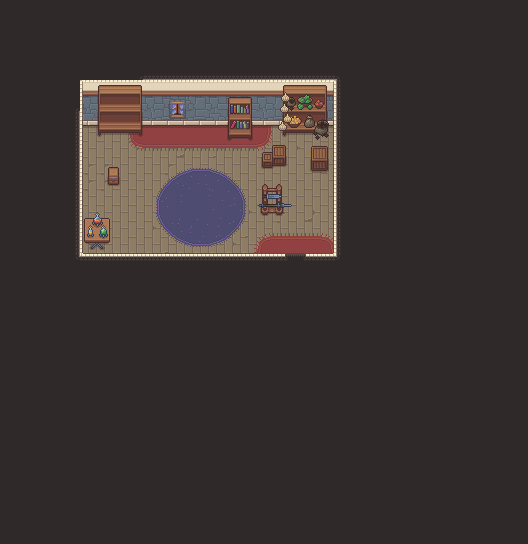

Below is a game level as drawn by its tile map, then a one-line description and the .tmx that defines it (tile-layer data replaced by summaries):
An orthogonal 33x34 tile map with 16x16 px tiles, 6 tile layers (Floor, Tile Layer 6, Boxes, Walls, ...), 3 tilesets and 17 objects (Player, Door).

<map version="1.10" tiledversion="1.11.2" orientation="orthogonal" renderorder="right-down" width="33" height="34" tilewidth="16" tileheight="16" infinite="0" nextlayerid="26" nextobjectid="24">
 <tileset firstgid="1" name="walls_floor" tilewidth="16" tileheight="16" tilecount="176" columns="11">
  <image source="Tiled_files/walls_floor.png" width="176" height="256" />
 </tileset>
 <tileset firstgid="177" name="Interior" tilewidth="16" tileheight="16" tilecount="378" columns="14">
  <image source="Tiled_files/Interior.png" width="224" height="432" />
 </tileset>
 <tileset firstgid="555" name="Doors_windows_animation" tilewidth="16" tileheight="16" tilecount="204" columns="17">
  <image source="Tiled_files/Doors_windows_animation.png" width="272" height="192" />
  <tile id="0">
   <animation>
    <frame tileid="0" duration="600" />
    <frame tileid="34" duration="150" />
    <frame tileid="68" duration="150" />
    <frame tileid="102" duration="600" />
    <frame tileid="136" duration="150" />
    <frame tileid="170" duration="150" />
   </animation>
  </tile>
  <tile id="1">
   <animation>
    <frame tileid="1" duration="600" />
    <frame tileid="35" duration="150" />
    <frame tileid="69" duration="150" />
    <frame tileid="103" duration="600" />
    <frame tileid="137" duration="150" />
    <frame tileid="171" duration="150" />
   </animation>
  </tile>
  <tile id="2">
   <animation>
    <frame tileid="2" duration="600" />
    <frame tileid="36" duration="150" />
    <frame tileid="70" duration="150" />
    <frame tileid="104" duration="600" />
    <frame tileid="138" duration="150" />
    <frame tileid="172" duration="150" />
   </animation>
  </tile>
  <tile id="3">
   <animation>
    <frame tileid="3" duration="600" />
    <frame tileid="37" duration="150" />
    <frame tileid="71" duration="150" />
    <frame tileid="105" duration="600" />
    <frame tileid="139" duration="150" />
    <frame tileid="173" duration="150" />
   </animation>
  </tile>
  <tile id="4">
   <animation>
    <frame tileid="4" duration="600" />
    <frame tileid="38" duration="150" />
    <frame tileid="72" duration="150" />
    <frame tileid="106" duration="600" />
    <frame tileid="140" duration="150" />
    <frame tileid="174" duration="150" />
   </animation>
  </tile>
  <tile id="5">
   <animation>
    <frame tileid="5" duration="600" />
    <frame tileid="39" duration="150" />
    <frame tileid="73" duration="150" />
    <frame tileid="107" duration="600" />
    <frame tileid="141" duration="150" />
    <frame tileid="175" duration="150" />
   </animation>
  </tile>
  <tile id="6">
   <animation>
    <frame tileid="6" duration="600" />
    <frame tileid="40" duration="150" />
    <frame tileid="74" duration="150" />
    <frame tileid="108" duration="600" />
    <frame tileid="142" duration="150" />
    <frame tileid="176" duration="150" />
   </animation>
  </tile>
  <tile id="7">
   <animation>
    <frame tileid="7" duration="600" />
    <frame tileid="41" duration="150" />
    <frame tileid="75" duration="150" />
    <frame tileid="109" duration="600" />
    <frame tileid="143" duration="150" />
    <frame tileid="177" duration="150" />
   </animation>
  </tile>
  <tile id="8">
   <animation>
    <frame tileid="8" duration="600" />
    <frame tileid="42" duration="150" />
    <frame tileid="76" duration="150" />
    <frame tileid="110" duration="600" />
    <frame tileid="144" duration="150" />
    <frame tileid="178" duration="150" />
   </animation>
  </tile>
  <tile id="9">
   <animation>
    <frame tileid="9" duration="600" />
    <frame tileid="43" duration="150" />
    <frame tileid="77" duration="150" />
    <frame tileid="111" duration="600" />
    <frame tileid="145" duration="150" />
    <frame tileid="179" duration="150" />
   </animation>
  </tile>
  <tile id="10">
   <animation>
    <frame tileid="10" duration="600" />
    <frame tileid="44" duration="150" />
    <frame tileid="78" duration="150" />
    <frame tileid="112" duration="600" />
    <frame tileid="146" duration="150" />
    <frame tileid="180" duration="150" />
   </animation>
  </tile>
  <tile id="11">
   <animation>
    <frame tileid="11" duration="600" />
    <frame tileid="45" duration="150" />
    <frame tileid="79" duration="150" />
    <frame tileid="113" duration="600" />
    <frame tileid="147" duration="150" />
    <frame tileid="181" duration="150" />
   </animation>
  </tile>
  <tile id="12">
   <animation>
    <frame tileid="12" duration="600" />
    <frame tileid="46" duration="150" />
    <frame tileid="80" duration="150" />
    <frame tileid="114" duration="600" />
    <frame tileid="148" duration="150" />
    <frame tileid="182" duration="150" />
   </animation>
  </tile>
  <tile id="13">
   <animation>
    <frame tileid="13" duration="600" />
    <frame tileid="47" duration="150" />
    <frame tileid="81" duration="150" />
    <frame tileid="115" duration="600" />
    <frame tileid="149" duration="150" />
    <frame tileid="183" duration="150" />
   </animation>
  </tile>
  <tile id="14">
   <animation>
    <frame tileid="14" duration="600" />
    <frame tileid="48" duration="150" />
    <frame tileid="82" duration="150" />
    <frame tileid="116" duration="600" />
    <frame tileid="150" duration="150" />
    <frame tileid="184" duration="150" />
   </animation>
  </tile>
  <tile id="15">
   <animation>
    <frame tileid="15" duration="600" />
    <frame tileid="49" duration="150" />
    <frame tileid="83" duration="150" />
    <frame tileid="117" duration="600" />
    <frame tileid="151" duration="150" />
    <frame tileid="185" duration="150" />
   </animation>
  </tile>
  <tile id="16">
   <animation>
    <frame tileid="16" duration="600" />
    <frame tileid="50" duration="150" />
    <frame tileid="84" duration="150" />
    <frame tileid="118" duration="600" />
    <frame tileid="152" duration="150" />
    <frame tileid="186" duration="150" />
   </animation>
  </tile>
  <tile id="17">
   <animation>
    <frame tileid="17" duration="600" />
    <frame tileid="51" duration="150" />
    <frame tileid="85" duration="150" />
    <frame tileid="119" duration="600" />
    <frame tileid="153" duration="150" />
    <frame tileid="187" duration="150" />
   </animation>
  </tile>
  <tile id="18">
   <animation>
    <frame tileid="18" duration="600" />
    <frame tileid="52" duration="150" />
    <frame tileid="86" duration="150" />
    <frame tileid="120" duration="600" />
    <frame tileid="154" duration="150" />
    <frame tileid="188" duration="150" />
   </animation>
  </tile>
  <tile id="19">
   <animation>
    <frame tileid="19" duration="600" />
    <frame tileid="53" duration="150" />
    <frame tileid="87" duration="150" />
    <frame tileid="121" duration="600" />
    <frame tileid="155" duration="150" />
    <frame tileid="189" duration="150" />
   </animation>
  </tile>
  <tile id="20">
   <animation>
    <frame tileid="20" duration="600" />
    <frame tileid="54" duration="150" />
    <frame tileid="88" duration="150" />
    <frame tileid="122" duration="600" />
    <frame tileid="156" duration="150" />
    <frame tileid="190" duration="150" />
   </animation>
  </tile>
  <tile id="21">
   <animation>
    <frame tileid="21" duration="600" />
    <frame tileid="55" duration="150" />
    <frame tileid="89" duration="150" />
    <frame tileid="123" duration="600" />
    <frame tileid="157" duration="150" />
    <frame tileid="191" duration="150" />
   </animation>
  </tile>
  <tile id="22">
   <animation>
    <frame tileid="22" duration="600" />
    <frame tileid="56" duration="150" />
    <frame tileid="90" duration="150" />
    <frame tileid="124" duration="600" />
    <frame tileid="158" duration="150" />
    <frame tileid="192" duration="150" />
   </animation>
  </tile>
  <tile id="23">
   <animation>
    <frame tileid="23" duration="600" />
    <frame tileid="57" duration="150" />
    <frame tileid="91" duration="150" />
    <frame tileid="125" duration="600" />
    <frame tileid="159" duration="150" />
    <frame tileid="193" duration="150" />
   </animation>
  </tile>
  <tile id="24">
   <animation>
    <frame tileid="24" duration="600" />
    <frame tileid="58" duration="150" />
    <frame tileid="92" duration="150" />
    <frame tileid="126" duration="600" />
    <frame tileid="160" duration="150" />
    <frame tileid="194" duration="150" />
   </animation>
  </tile>
  <tile id="25">
   <animation>
    <frame tileid="25" duration="600" />
    <frame tileid="59" duration="150" />
    <frame tileid="93" duration="150" />
    <frame tileid="127" duration="600" />
    <frame tileid="161" duration="150" />
    <frame tileid="195" duration="150" />
   </animation>
  </tile>
  <tile id="26">
   <animation>
    <frame tileid="26" duration="600" />
    <frame tileid="60" duration="150" />
    <frame tileid="94" duration="150" />
    <frame tileid="128" duration="600" />
    <frame tileid="162" duration="150" />
    <frame tileid="196" duration="150" />
   </animation>
  </tile>
  <tile id="27">
   <animation>
    <frame tileid="27" duration="600" />
    <frame tileid="61" duration="150" />
    <frame tileid="95" duration="150" />
    <frame tileid="129" duration="600" />
    <frame tileid="163" duration="150" />
    <frame tileid="197" duration="150" />
   </animation>
  </tile>
  <tile id="28">
   <animation>
    <frame tileid="28" duration="600" />
    <frame tileid="62" duration="150" />
    <frame tileid="96" duration="150" />
    <frame tileid="130" duration="600" />
    <frame tileid="164" duration="150" />
    <frame tileid="198" duration="150" />
   </animation>
  </tile>
  <tile id="29">
   <animation>
    <frame tileid="29" duration="600" />
    <frame tileid="63" duration="150" />
    <frame tileid="97" duration="150" />
    <frame tileid="131" duration="600" />
    <frame tileid="165" duration="150" />
    <frame tileid="199" duration="150" />
   </animation>
  </tile>
  <tile id="30">
   <animation>
    <frame tileid="30" duration="600" />
    <frame tileid="64" duration="150" />
    <frame tileid="98" duration="150" />
    <frame tileid="132" duration="600" />
    <frame tileid="166" duration="150" />
    <frame tileid="200" duration="150" />
   </animation>
  </tile>
  <tile id="31">
   <animation>
    <frame tileid="31" duration="600" />
    <frame tileid="65" duration="150" />
    <frame tileid="99" duration="150" />
    <frame tileid="133" duration="600" />
    <frame tileid="167" duration="150" />
    <frame tileid="201" duration="150" />
   </animation>
  </tile>
  <tile id="32">
   <animation>
    <frame tileid="32" duration="600" />
    <frame tileid="66" duration="150" />
    <frame tileid="100" duration="150" />
    <frame tileid="134" duration="600" />
    <frame tileid="168" duration="150" />
    <frame tileid="202" duration="150" />
   </animation>
  </tile>
  <tile id="33">
   <animation>
    <frame tileid="33" duration="600" />
    <frame tileid="67" duration="150" />
    <frame tileid="101" duration="150" />
    <frame tileid="135" duration="600" />
    <frame tileid="169" duration="150" />
    <frame tileid="203" duration="150" />
   </animation>
  </tile>
 </tileset>
 <layer id="3" name="Floor" width="33" height="34">
  <data>[1122 cells, 176 non-empty, 5 distinct tile ids]</data>
 </layer>
 <layer id="20" name="Tile Layer 6" width="33" height="34">
  <data>[1122 cells, 54 non-empty, 17 distinct tile ids]</data>
 </layer>
 <layer id="16" name="Boxes" width="33" height="34">
  <data>[1122 cells, 8 non-empty, 8 distinct tile ids]</data>
 </layer>
 <layer id="1" name="Walls" width="33" height="34">
  <data>[1122 cells, 1022 non-empty, 38 distinct tile ids]</data>
 </layer>
 <layer id="21" name="Windows" width="33" height="34">
  <data>[1122 cells, 4 non-empty, 4 distinct tile ids]</data>
 </layer>
 <layer id="15" name="Objects1" width="33" height="34">
  <data>[1122 cells, 91 non-empty, 91 distinct tile ids]</data>
 </layer>
 <objectgroup id="24" name="CollisionBox">
  <object id="4" x="97.75" y="85" width="44.75" height="51.5" />
  <object id="5" x="227.25" y="97" width="25.25" height="43.5" />
  <object id="6" x="280.5" y="84.5" width="48.5" height="51.75" />
  <object id="7" x="310.75" y="146" width="17.5" height="25.5" />
  <object id="8" x="261.25" y="152.25" width="11.75" height="15.5" />
  <object id="9" x="272" y="145.5" width="14.5" height="20.75" />
  <object id="10" x="258.5" y="184.25" width="25.75" height="30.5" />
  <object id="11" x="284.25" y="204.25" width="7.25" height="3" />
  <object id="12" x="84" y="218.25" width="26" height="32.25" />
  <object id="13" x="107.75" y="166.75" width="11.75" height="19" />
  <object id="18" x="80" y="80" width="256" height="48" />
  <object id="19" x="78.5" y="128.5" width="3.75" height="129.75" />
  <object id="22" x="333.75" y="127.5" width="3.75" height="125" />
  <object id="23" x="82.25" y="253.25" width="255.5" height="6" />
 </objectgroup>
 <objectgroup id="25" name="Entities">
  <object id="15" name="Player" type="Player" x="287.75" y="234" width="16.75" height="16.75" />
  <object id="16" name="Door" type="Door" x="284.75" y="247.25" width="21" height="11.75" />
  <object id="17" x="53" y="87.25" width="0.25" height="0.5" />
 </objectgroup>
</map>
